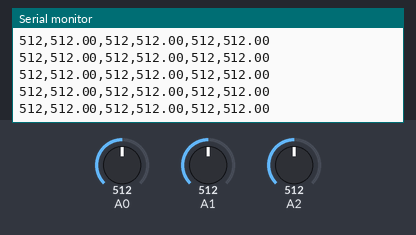
The sketch below on a simulated Arduino Uno, built with avr-gcc and run on an emulated ATmega328P. Parts: the last lines printed to the serial monitor. The test bench sets the inputs (shaded band); at power-on: A1 = 512, A2 = 512, A0 = 512.

Above: at 1.2 s.
1.3 s: A1 set to 104
At 2.0 s:
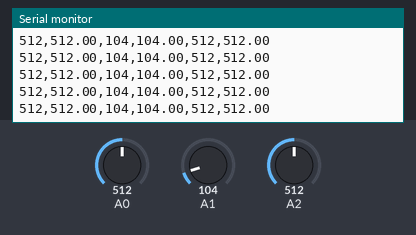
4.3 s: A1 set to 91
At 5.1 s:
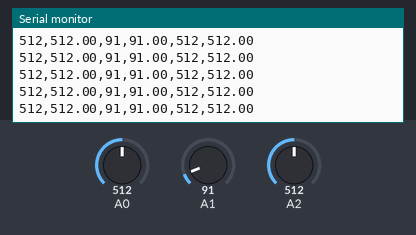
11.8 s: A2 set to 106
At 12.4 s:
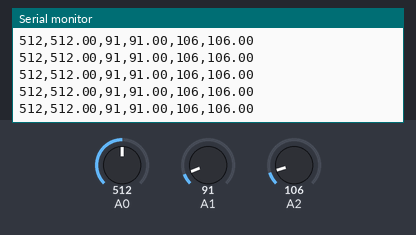
14.8 s: A2 set to 95
At 15.7 s:
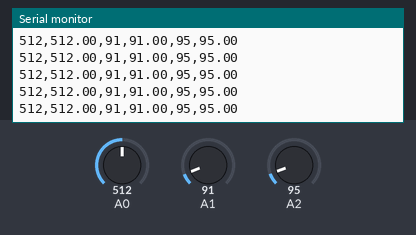
Timing chart, 0 to 17.3 s (numbered marks = the images above; inputs shaded):
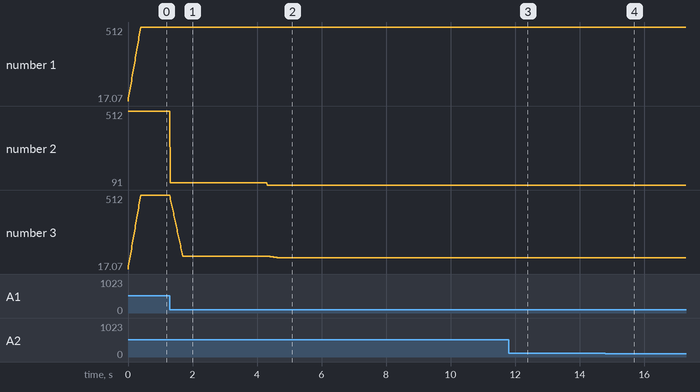

Measured:
- after the input at 1.3 s, the serial monitor: prints a new line at once (image 1)
- after the input at 4.3 s, the serial monitor: prints a new line at once (image 2)
- after the input at 11.8 s, the serial monitor: prints a new line at once (image 3)
- after the input at 14.8 s, the serial monitor: prints a new line at once (image 4)
- plotted number 2: 512 → 104 after the input at 1.3 s, 104 → 91 after the input at 4.3 s
- plotted number 3: 512 → 104 after the input at 1.3 s, 104 → 91 after the input at 4.3 s

The sketch:

tondo_charge_amp_v_batt_v_charge.ino
```cpp
void setup() {
  Serial.begin(115200);
}

const int fsize = 30; // Filter size for each channel
int bufferA0[fsize], bufferA1[fsize], bufferA2[fsize]; // Buffers for each analog pin
int indexA0 = 0, indexA1 = 0, indexA2 = 0; // Indices for each buffer

void loop() {
  // Read analog values from each pin
  int valueA0 = analogRead(A0);
  int valueA1 = analogRead(A1);
  int valueA2 = analogRead(A2);

  // Update buffers
  bufferA0[indexA0] = valueA0;
  bufferA1[indexA1] = valueA1;
  bufferA2[indexA2] = valueA2;

  // Update indices
  indexA0 = (indexA0 + 1) % fsize;
  indexA1 = (indexA1 + 1) % fsize;
  indexA2 = (indexA2 + 1) % fsize;

  // Calculate averages
  float avgA0 = calculateAverage(bufferA0);
  float avgA1 = calculateAverage(bufferA1);
  float avgA2 = calculateAverage(bufferA2);

  // Print formatted output for the Serial Plotter
  Serial.print(valueA0);
  Serial.print(",");
  Serial.print(avgA0);
  Serial.print(",");
  Serial.print(valueA1);
  Serial.print(",");
  Serial.print(avgA1);
  Serial.print(",");
  Serial.print(valueA2);
  Serial.print(",");
  Serial.println(avgA2);

  delay(10);  // Small delay to stabilize readings
}

// Function to calculate the moving average of the given buffer
float calculateAverage(int buffer[]) {
  float sum = 0.0;
  for (int i = 0; i < fsize; i++) {
    sum += buffer[i];
  }
  return sum / fsize;
}
```
